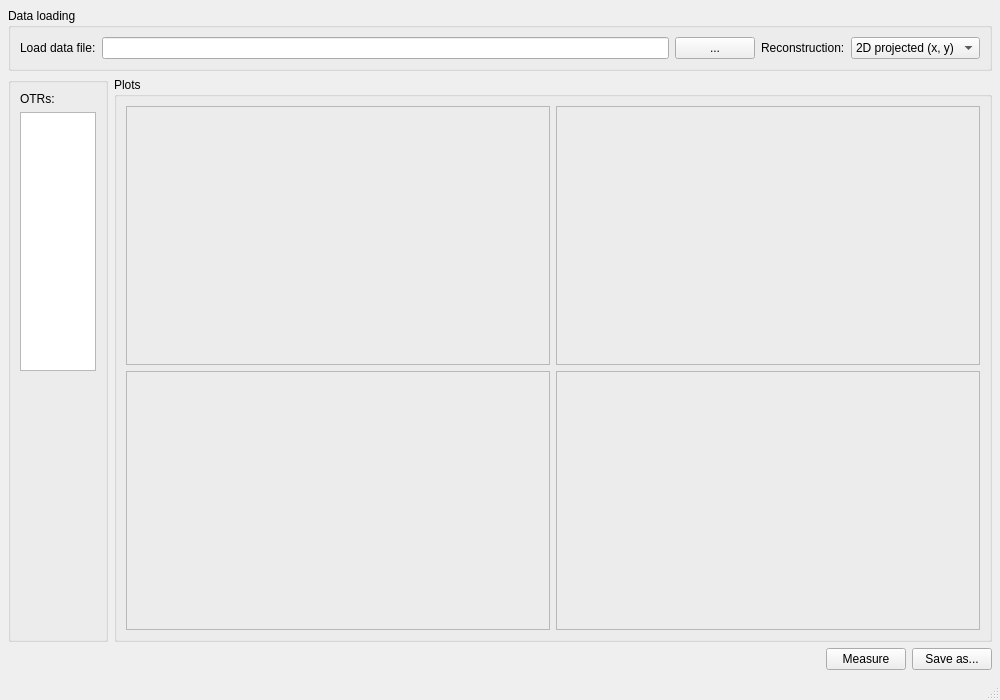
<?xml version="1.0" encoding="UTF-8"?>
<ui version="4.0">
 <class>EmittMeasMainWindow</class>
 <widget class="QMainWindow" name="EmittMeasMainWindow">
  <property name="geometry">
   <rect>
    <x>0</x>
    <y>0</y>
    <width>1000</width>
    <height>700</height>
   </rect>
  </property>
  <property name="windowTitle">
   <string>Emittance Measurement</string>
  </property>

  <widget class="QWidget" name="centralwidget">
   <layout class="QVBoxLayout" name="mainVerticalLayout">
    <property name="leftMargin">
     <number>8</number>
    </property>
    <property name="topMargin">
     <number>8</number>
    </property>
    <property name="rightMargin">
     <number>8</number>
    </property>
    <property name="bottomMargin">
     <number>8</number>
    </property>

    <!-- Optics -->
    <item>
     <widget class="QGroupBox" name="groupBoxDataOptics">
      <property name="title">
       <string>Data loading</string>
      </property>
      <layout class="QGridLayout" name="gridLayoutDataOptics">

       <!-- Load Twiss file -->
       <item row="1" column="0">
        <widget class="QLabel" name="labelTwissFile">
         <property name="text">
          <string>Load data file:</string>
         </property>
        </widget>
       </item>
       <item row="1" column="1">
        <widget class="QLineEdit" name="twissFileLineEdit">
         <property name="readOnly">
          <bool>true</bool>
         </property>
        </widget>
       </item>
       <item row="1" column="2">
        <widget class="QPushButton" name="loadTwissButton">
         <property name="text">
          <string>...</string>
         </property>
        </widget>
       </item>

       <!-- Algorithm -->
       <item row="1" column="3">
        <widget class="QLabel" name="labelAlgorithm">
         <property name="text">
          <string>Reconstruction:</string>
         </property>
        </widget>
       </item>
       <item row="1" column="4">
        <widget class="QComboBox" name="algorithmComboBox">
         <item>
          <property name="text">
           <string>2D projected (x, y)</string>
          </property>
         </item>
         <item>
          <property name="text">
           <string>4D with coupling</string>
          </property>
         </item>
        </widget>
       </item>

      </layout>
     </widget>
    </item>

    <item>
     <layout class="QHBoxLayout" name="middleHorizontalLayout">

      <item>
       <widget class="QGroupBox" name="groupBoxControls">
        <property name="maximumSize">
         <size>
          <width>100</width>
          <height>1000</height>
         </size>
        </property>
        <layout class="QVBoxLayout" name="controlsLayout">

         <item>
          <widget class="QLabel" name="labelScreensUsed">
           <property name="text">
            <string>OTRs:</string>
           </property>
          </widget>
         </item>
         <item>
          <widget class="QListWidget" name="screensListWidget">
           <property name="minimumSize">
            <size>
             <width>70</width>
             <height>120</height>
            </size>
           </property>
           <property name="maximumSize">
            <size>
             <width>200</width>
             <height>16777215</height>
            </size>
           </property>
          </widget>
         </item>

         <item>
          <spacer name="controlsSpacer">
           <property name="orientation">
            <enum>Qt::Vertical</enum>
           </property>
           <property name="sizeHint">
            <size>
             <width>20</width>
             <height>40</height>
            </size>
           </property>
          </spacer>
         </item>
        </layout>
       </widget>
      </item>

      <!-- RIGHT: PLOTS -->
      <item>
       <widget class="QGroupBox" name="groupBoxPlots">
        <property name="title">
         <string>Plots</string>
        </property>
        <layout class="QGridLayout" name="gridLayoutPlots">
         <item row="0" column="0">
          <widget class="QFrame" name="plotFrame11">
           <property name="frameShape">
            <enum>QFrame::StyledPanel</enum>
           </property>
           <property name="frameShadow">
            <enum>QFrame::Sunken</enum>
           </property>
          </widget>
         </item>
         <item row="0" column="1">
          <widget class="QFrame" name="plotFrame12">
           <property name="frameShape">
            <enum>QFrame::StyledPanel</enum>
           </property>
           <property name="frameShadow">
            <enum>QFrame::Sunken</enum>
           </property>
          </widget>
         </item>
         <item row="1" column="0">
          <widget class="QFrame" name="plotFrame21">
           <property name="frameShape">
            <enum>QFrame::StyledPanel</enum>
           </property>
           <property name="frameShadow">
            <enum>QFrame::Sunken</enum>
           </property>
          </widget>
         </item>
         <item row="1" column="1">
          <widget class="QFrame" name="plotFrame22">
           <property name="frameShape">
            <enum>QFrame::StyledPanel</enum>
           </property>
           <property name="frameShadow">
            <enum>QFrame::Sunken</enum>
           </property>
          </widget>
         </item>
        </layout>
       </widget>
      </item>

     </layout>
    </item>


    <!-- BOTTOM BUTTONS -->
    <item>
     <layout class="QHBoxLayout" name="bottomButtonsLayout">
      <item>
       <spacer name="bottomSpacer">
        <property name="orientation">
         <enum>Qt::Horizontal</enum>
        </property>
        <property name="sizeHint">
         <size>
          <width>40</width>
          <height>20</height>
         </size>
        </property>
       </spacer>
      </item>
      <item>
       <widget class="QPushButton" name="measureButton">
        <property name="text">
         <string>Measure</string>
        </property>
       </widget>
      </item>
      <item>
       <widget class="QPushButton" name="exportButton">
        <property name="text">
         <string>Save as...</string>
        </property>
       </widget>
      </item>

     </layout>
    </item>

   </layout>
  </widget>

  <widget class="QMenuBar" name="menubar">
   <property name="geometry">
    <rect>
     <x>0</x>
     <y>0</y>
     <width>1000</width>
     <height>21</height>
    </rect>
   </property>
  </widget>
  <widget class="QStatusBar" name="statusbar"/>

 </widget>
 <resources/>
 <connections/>
</ui>
